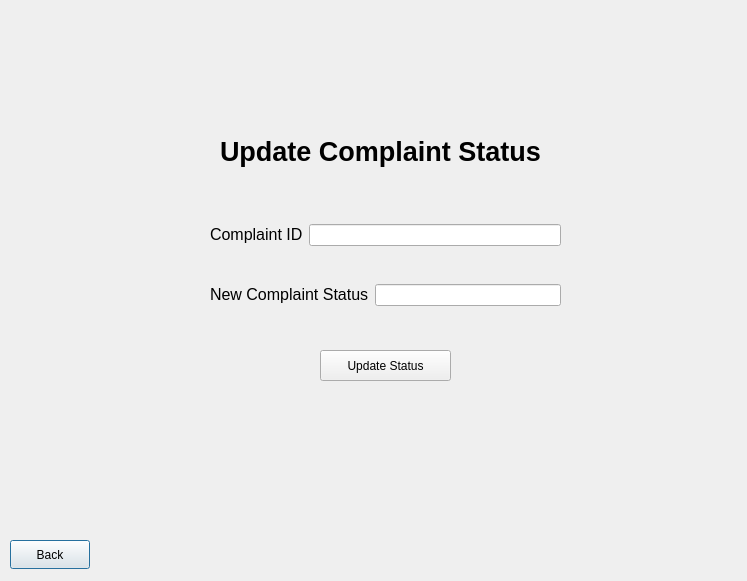
<?xml version="1.0" encoding="UTF-8"?>
<ui version="4.0">
 <class>Update_complaint_status</class>
 <widget class="QDialog" name="Update_complaint_status">
  <property name="geometry">
   <rect>
    <x>0</x>
    <y>0</y>
    <width>747</width>
    <height>581</height>
   </rect>
  </property>
  <property name="windowTitle">
   <string>Dialog</string>
  </property>
  <widget class="QPushButton" name="back_button">
   <property name="geometry">
    <rect>
     <x>10</x>
     <y>540</y>
     <width>80</width>
     <height>29</height>
    </rect>
   </property>
   <property name="text">
    <string>Back</string>
   </property>
  </widget>
  <widget class="QPushButton" name="check_button">
   <property name="geometry">
    <rect>
     <x>320</x>
     <y>350</y>
     <width>131</width>
     <height>31</height>
    </rect>
   </property>
   <property name="text">
    <string>Update Status</string>
   </property>
  </widget>
  <widget class="QLabel" name="label">
   <property name="geometry">
    <rect>
     <x>220</x>
     <y>130</y>
     <width>388</width>
     <height>44</height>
    </rect>
   </property>
   <property name="text">
    <string>&lt;html&gt;&lt;head/&gt;&lt;body&gt;&lt;p&gt;&lt;span style=&quot; font-size:20pt; font-weight:700;&quot;&gt;Update Complaint Status&lt;/span&gt;&lt;/p&gt;&lt;/body&gt;&lt;/html&gt;</string>
   </property>
  </widget>
  <widget class="QWidget" name="">
   <property name="geometry">
    <rect>
     <x>210</x>
     <y>220</y>
     <width>351</width>
     <height>30</height>
    </rect>
   </property>
   <layout class="QHBoxLayout" name="horizontalLayout">
    <item>
     <widget class="QLabel" name="label_2">
      <property name="text">
       <string>&lt;html&gt;&lt;head/&gt;&lt;body&gt;&lt;p&gt;&lt;span style=&quot; font-size:12pt;&quot;&gt;Complaint ID&lt;/span&gt;&lt;/p&gt;&lt;/body&gt;&lt;/html&gt;</string>
      </property>
     </widget>
    </item>
    <item>
     <widget class="QLineEdit" name="complaint_id"/>
    </item>
   </layout>
  </widget>
  <widget class="QWidget" name="">
   <property name="geometry">
    <rect>
     <x>210</x>
     <y>280</y>
     <width>351</width>
     <height>30</height>
    </rect>
   </property>
   <layout class="QHBoxLayout" name="horizontalLayout_2">
    <item>
     <widget class="QLabel" name="label_3">
      <property name="text">
       <string>&lt;html&gt;&lt;head/&gt;&lt;body&gt;&lt;p&gt;&lt;span style=&quot; font-size:12pt;&quot;&gt;New Complaint Status&lt;/span&gt;&lt;/p&gt;&lt;/body&gt;&lt;/html&gt;</string>
      </property>
     </widget>
    </item>
    <item>
     <widget class="QLineEdit" name="new_complaint_status"/>
    </item>
   </layout>
  </widget>
 </widget>
 <resources/>
 <connections/>
</ui>
